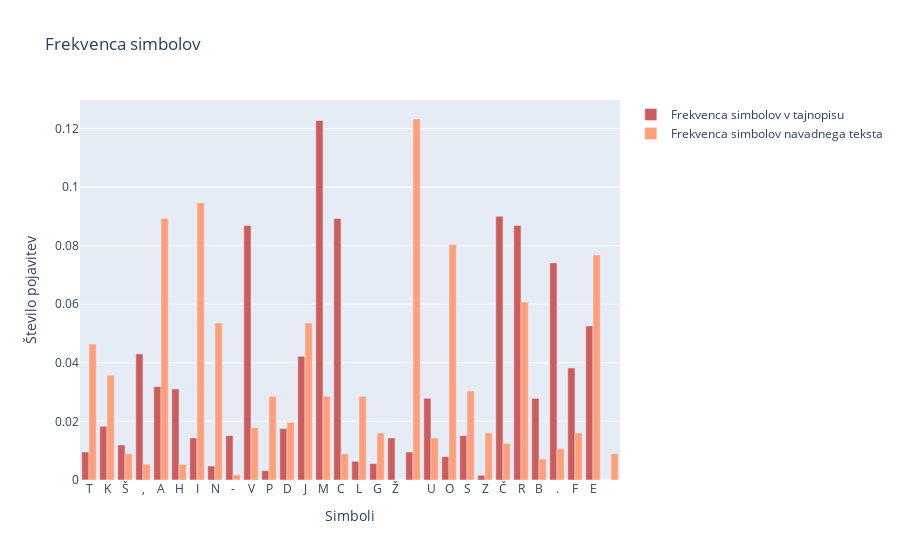

Here is the notebook cell this chart was saved with:
### Code cell
y_t1 = [i/len(tajnopis) for i in y_t]
y1 = [i/len(besedilo) for i in y]

import plotly.graph_objects as go


fig = go.Figure()


fig.add_trace(go.Bar(
    x = x_t,
    y = y_t1,
    name = 'Frekvenca simbolov v tajnopisu',
    marker_color = 'indianred',
))

fig.add_trace(go.Bar(
    x = x,
    y = y1,
    name = 'Frekvenca simbolov navadnega teksta',
    marker_color = 'lightsalmon',
))

fig.update_layout(title='Frekvenca simbolov',
                   xaxis_title='Simboli',
                   yaxis_title='Število pojavitev') 
fig.update_layout(barmode='group')
fig.show()

### Figure 1 — Plotly figure (JSON) as saved in the notebook; plotly's stock layout.template omitted (floating-point values rounded to 4 significant figures)
{"data": [{"marker": {"color": "indianred"}, "name": "Frekvenca simbolov v tajnopisu", "type": "bar", "x": ["T", "K", "Š", ",", "A", "H", "I", "N", "-", "V", "P", "D", "J", "M", "C", "L", "G", "Ž", " ", "U", "O", "S", "Z", "Č", "R", "B", ".", "F", "E"], "y": [0.009562, 0.01833, 0.01195, 0.04303, 0.03187, 0.03108, 0.01434, 0.004781, 0.01514, 0.08685, 0.003187, 0.01753, 0.04223, 0.1227, 0.08924, 0.006375, 0.005578, 0.01434, 0.009562, 0.02789, 0.007968, 0.01514, 0.001594, 0.09004, 0.08685, 0.02789, 0.0741, 0.03825, 0.05259]}, {"marker": {"color": "lightsalmon"}, "name": "Frekvenca simbolov navadnega teksta", "type": "bar", "x": ["T", "K", "Š", "\n", ",", "A", "I", "H", "N", "-", "V", "P", "D", "J", "M", "C", "L", "G", " ", "U", "O", "S", "Z", "R", "Č", "B", ".", "F", "E"], "y": [0.04643, 0.03571, 0.008929, 0.008929, 0.005357, 0.08929, 0.09464, 0.005357, 0.05357, 0.001786, 0.01786, 0.02857, 0.01964, 0.05357, 0.02857, 0.008929, 0.02857, 0.01607, 0.1232, 0.01429, 0.08036, 0.03036, 0.01607, 0.06071, 0.0125, 0.007143, 0.01071, 0.01607, 0.07679]}], "layout": {"barmode": "group", "title": {"text": "Frekvenca simbolov"}, "xaxis": {"title": {"text": "Simboli"}}, "yaxis": {"title": {"text": "Število pojavitev"}}}}
